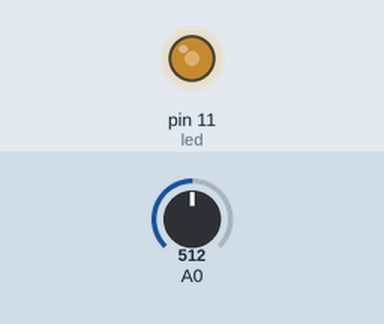
This sketch was run on a simulated Arduino Uno, built with avr-gcc and run on an emulated ATmega328P. On the bench: output pins drawn as LEDs (lit = HIGH). The inputs (shaded band) are chosen by the test bench; at power-on: A0 = 512.

Above: at 1.2 s.
1.3 s: A0 set to 716
At 2.5 s:
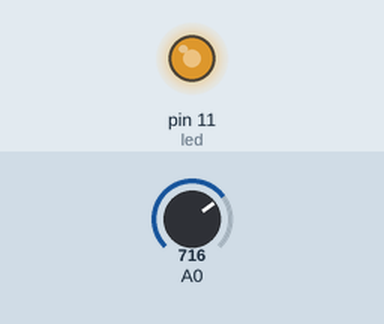
2.8 s: A0 set to 900
At 3.7 s:
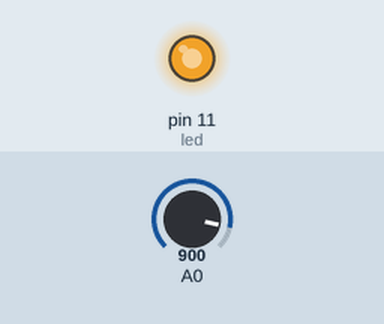
4.3 s: A0 set to 122
At 4.8 s:
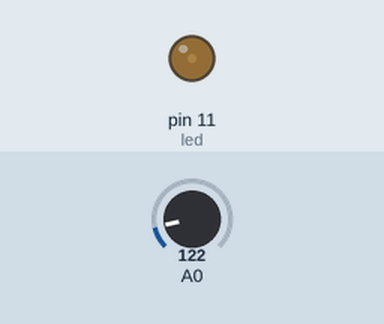
5.8 s: A0 set to 0
At 7.0 s:
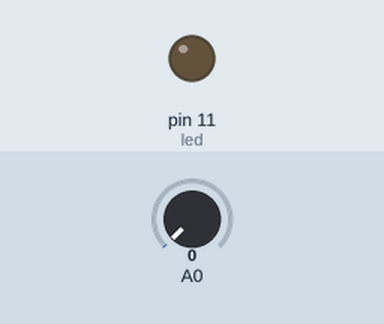
7.3 s: A0 set to 511
At 8.3 s:
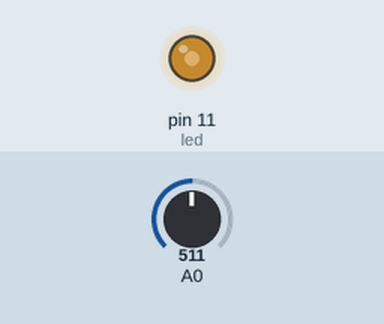
Timing chart, 0 to 9.8 s (numbered marks = the images above; inputs shaded):
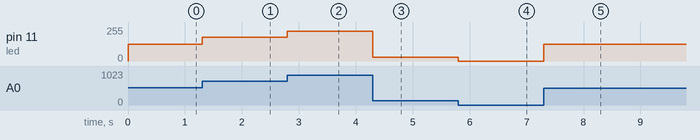

Measured:
- after the input at 1.3 s, pin 11 (led): 127/255 → 178/255 at once
- after the input at 2.8 s, pin 11 (led): 178/255 → 224/255 at once
- after the input at 4.3 s, pin 11 (led): 224/255 → 30/255 at once
- after the input at 5.8 s, pin 11 (led): 30/255 → 0/255 at once
- after the input at 7.3 s, pin 11 (led): 0/255 → 127/255 at once

The sketch:

AnalogReadSerial.ino
```cpp
/*
 Name:		AnalogReadSerial.ino
 Created:	2019-01-17 오전 9:27:26
 Author:	student
*/

// the setup function runs once when you press reset or power the board

int led = 11;
int brightness = 0;


void setup() {
	pinMode(11, OUTPUT);
	Serial.begin(9600);
}

// the loop function runs over and over again until power down or reset
void loop() {

	int sensorValue = analogRead(A0);
	brightness = map(sensorValue,0,1023,0,255);
	analogWrite(led,brightness);

	delay(1);
}
```
